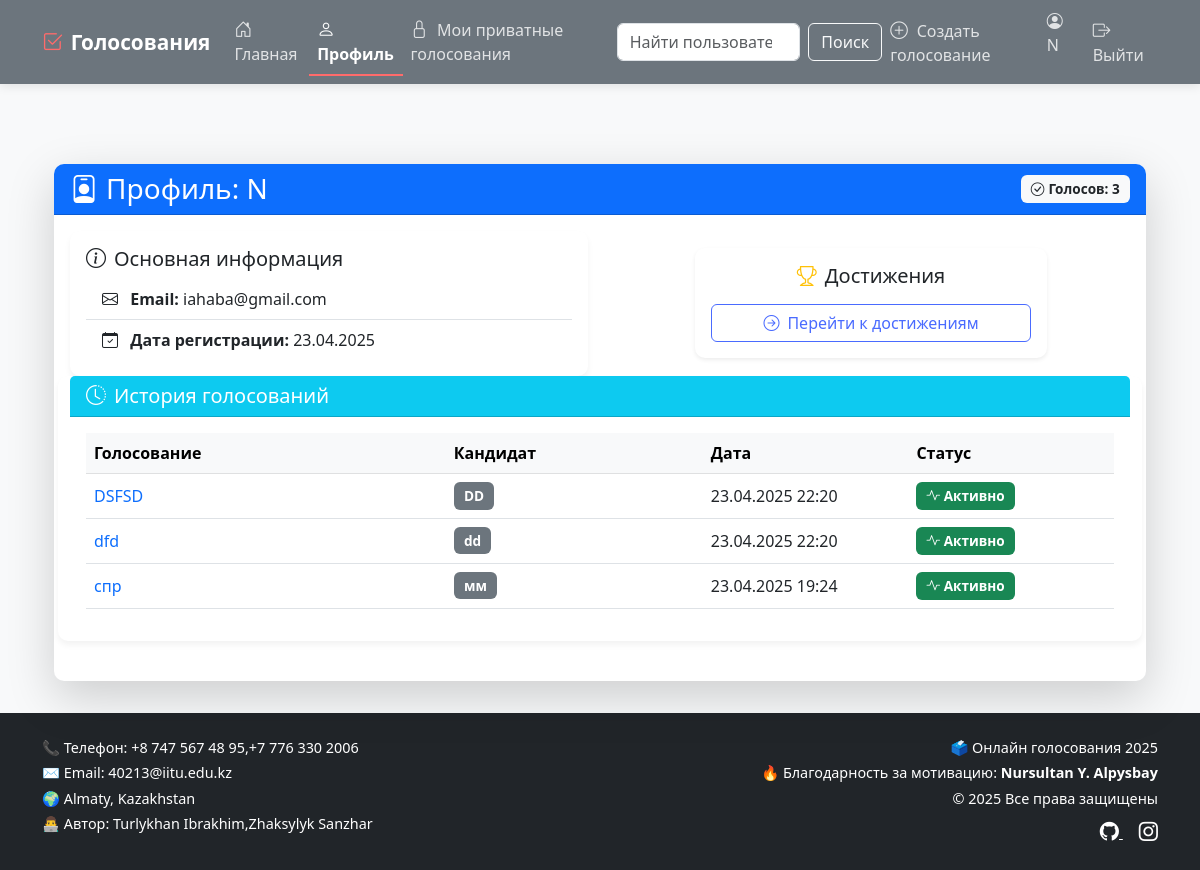
Page /profile/ (signed in) on the committed database.
### polls/models.py (models this page shows, shortened)
class Vote(models.Model):
    user = models.ForeignKey(
        User,
        on_delete=models.CASCADE,
        related_name='votes',
        verbose_name='Пользователь'
    )
    election = models.ForeignKey(
        Election,
        on_delete=models.CASCADE,
        related_name='votes',
        verbose_name='Выборы'
    )
    candidate = models.ForeignKey(
        Candidate,
        on_delete=models.CASCADE,
        related_name='votes',
        verbose_name='Кандидат'
    )
    voted_at = models.DateTimeField(
        auto_now_add=True,
        verbose_name='Время голосования'
    )
    class Meta:
        verbose_name = 'Голос'
        verbose_name_plural = 'Голоса'
        ordering = ['-voted_at']
        constraints = [
            models.UniqueConstraint(
                fields=['user', 'election'],
                name='unique_user_election_vote'
            )
        ]

class Election(models.Model):
    VISIBILITY_CHOICES = [
        ('public', 'Публичное'),
        ('private', 'Приватное'),
    ]
    title = models.CharField(max_length=200, verbose_name="Название голосования")
    description = models.TextField(verbose_name="Описание", blank=True)
    creator = models.ForeignKey(User, on_delete=models.CASCADE, verbose_name="Создатель", null=True, blank=True)
    created_at = models.DateTimeField(auto_now_add=True)
    start_date = models.DateTimeField(verbose_name="Дата начала")
    end_date = models.DateTimeField(verbose_name="Дата окончания")
    is_active = models.BooleanField(default=True, verbose_name="Активно")
    visibility = models.CharField(max_length=10, choices=VISIBILITY_CHOICES, default='public', verbose_name="Видимость")
    is_public = models.BooleanField(default=True)
    invited_users = models.ManyToManyField(User, related_name='invited_elections', blank=True,
                                           verbose_name="Приглашенные пользователи")
    unique_link = models.CharField(max_length=50, unique=True, blank=True, verbose_name="Уникальная ссылка")

class Candidate(models.Model):
    name = models.CharField(
        max_length=100,
        verbose_name='Имя кандидата'
    )
    election = models.ForeignKey(
        Election,
        on_delete=models.CASCADE,
        related_name='candidates',
        verbose_name='Выборы'
    )
    bio = models.TextField(
        verbose_name='Биография',
        blank=True
    )
    photo = models.ImageField(
        upload_to='candidates/',
        null=True,
        blank=True,
        verbose_name='Фотография'
    )
    class Meta:
        verbose_name = 'Кандидат'
        verbose_name_plural = 'Кандидаты'
        ordering = ['name']

### polls/views.py (the view)
# urls.py: path('profile/', login_required(views.profile), name='profile'),
@login_required
def profile(request):
    user_votes = Vote.objects.filter(
        user=request.user
    ).select_related('election', 'candidate').order_by('-voted_at')
    user_votes = user_votes.annotate(
        is_election_active=Case(
            When(
                election__start_date__lte=timezone.now(),
                election__end_date__gte=timezone.now(),
                election__is_active=True,
                then=True
            ),
            default=False,
            output_field=BooleanField()
        )
    )
    all_achievements = Achievement.objects.all()
    user_achievements = {
        ua.achievement.id: ua for ua in UserAchievement.objects.filter(user=request.user)
    }
    achievements_data = []
    for achievement in all_achievements:
        user_ach = user_achievements.get(achievement.id)
        if user_ach:
            if achievement.goal > 0:
                progress = (user_ach.votes_completed / achievement.goal) * 100
                percent = min(100, int(progress))
            else:
                progress = 0
                percent = 0  # Если goal = 0, то прогресс равен 0
            achieved = user_ach.achieved
        else:
            progress = 0
            percent = 0
            achieved = False
        achievements_data.append({
            'name': achievement.name,
            'description': achievement.description,
            'icon': achievement.icon,  # Добавление иконки достижения, если нужно
            'goal': achievement.goal,
            'progress': progress,
            'achieved': achieved,
            'percent': percent
        })
    return render(request, 'polls/profile.html', {
        'user': request.user,
        'user_votes': user_votes,
        'total_votes': user_votes.count(),
        'user_achievements': achievements_data  # Передаем подготовленные данные о достижениях
    })

### polls/templates/polls/profile.html (shortened to what this page needs)
{% extends 'polls/base.html' %}
{% block content %}
<div class="container mt-4">
    <div class="card shadow-lg">
        <div class="card-header bg-primary text-white">
            <div class="d-flex justify-content-between align-items-center">
                <h3 class="mb-0">
                    <i class="bi bi-person-badge me-2"></i>Профиль: {{ user.username }}
                </h3>
                <span class="badge bg-light text-dark">
                    <i class="bi bi-check-circle me-1"></i>Голосов: {{ total_votes }}
                </span>
            </div>
        </div>
        <div class="card-body">
            <div class="row mb-4">
                <div class="col-md-6">
                    <div class="card">
                        <div class="card-body">
                            <h5 class="card-title">
                                <i class="bi bi-info-circle me-2"></i>Основная информация
                            </h5>
                            <ul class="list-group list-group-flush">
                                <li class="list-group-item">
                                    <i class="bi bi-envelope me-2"></i>
                                    <strong>Email:</strong> {{ user.email|default:"не указан" }}
                                </li>
                                <li class="list-group-item">
                                    <i class="bi bi-calendar-check me-2"></i>
                                    <strong>Дата регистрации:</strong> {{ user.date_joined|date:"d.m.Y" }}
                                </li>
                            </ul>
                        </div>
                    </div>
                </div>
                <div class="col-md-6 d-flex align-items-center justify-content-center">
                    <div class="card text-center shadow-sm" style="width: 100%; max-width: 22rem;">
                        <div class="card-body">
                            <h5 class="card-title mb-3">
                                <i class="bi bi-trophy text-warning me-2"></i>Достижения
                            </h5>
                            <a href="{% url 'achievements' %}" class="btn btn-outline-primary w-100">
                                <i class="bi bi-arrow-right-circle me-2"></i>Перейти к достижениям
                            </a>
                        </div>
                    </div>
                </div>
            <div class="card">
                <div class="card-header bg-info text-white">
                    <h5 class="mb-0">
                        <i class="bi bi-clock-history me-2"></i>История голосований
                    </h5>
                </div>
                <div class="card-body">
                    {% if user_votes %}
                        <div class="table-responsive">
                            <table class="table table-hover align-middle">
                                <thead class="table-light">
                                    <tr>
                                        <th style="width: 35%">Голосование</th>
                                        <th style="width: 25%">Кандидат</th>
                                        <th style="width: 20%">Дата</th>
                                        <th style="width: 20%">Статус</th>
                                    </tr>
                                </thead>
                                <tbody>
                                    {% for vote in user_votes %}
                                    <tr>
                                        <td>
                                            <a href="{% url 'results' vote.election.id %}" class="text-decoration-none">
                                                {{ vote.election.title }}
                                            </a>
                                        </td>
                                        <td>
                                            <span class="badge bg-secondary">
                                                {{ vote.candidate.name }}
                                            </span>
                                        </td>
                                        <td>{{ vote.voted_at|date:"d.m.Y H:i" }}</td>
                                        <td>
                                            {% if vote.is_election_active %}
                                                <span class="badge bg-success">
                                                    <i class="bi bi-activity"></i> Активно
                                                </span>
                                            {% else %}
                                                <span class="badge bg-warning text-dark">
                                                    <i class="bi bi-archive"></i> Завершено
                                                </span>
                                            {% endif %}
                                        </td>
                                    </tr>
                                    {% endfor %}
                                </tbody>
                            </table>
                        </div>
                    {% else %}
                        <div class="alert alert-info mb-0">
                            <i class="bi bi-info-circle-fill me-2"></i>
                            Система не обнаружила ваших голосов. Если вы только что голосовали,
                            попробуйте <a href="{% url 'home' %}" class="alert-link">обновить страницу</a>.
                        </div>
                    {% endif %}
                </div>
            </div>
        </div>
    </div>
</div>
{% endblock %}

### polls/templates/polls/base.html (shortened to what this page needs)
<!DOCTYPE html>
<html lang="ru">
<head>
    <link href="https://cdn.jsdelivr.net/npm/bootstrap@5.3.0/dist/css/bootstrap.min.css" rel="stylesheet">
    <link rel="stylesheet" href="https://cdn.jsdelivr.net/npm/bootstrap-icons@1.11.1/font/bootstrap-icons.css">
</head>
<body>
    <nav class="navbar navbar-expand-lg navbar-dark mb-4">
        <div class="container">
            <a class="navbar-brand" href="{% url 'home' %}">
                <i class="bi bi-check2-square me-2"></i>Голосования
            </a>
            <div class="collapse navbar-collapse" id="navbarNav">
                <ul class="navbar-nav me-auto">
                    <li class="nav-item">
                        <a class="nav-link {% if request.resolver_match.url_name == 'home' %}active{% endif %}"
                           href="{% url 'home' %}">
                            <i class="bi bi-house-door"></i> Главная
                        </a>
                    </li>
                    {% if user.is_authenticated %}
                    <li class="nav-item">
                        <a class="nav-link {% if request.resolver_match.url_name == 'profile' %}active{% endif %}"
                           href="{% url 'profile' %}">
                            <i class="bi bi-person"></i> Профиль
                        </a>
                    </li>
                    {% endif %}
                    <li class="nav-item">
                         <a class="nav-link {% if request.resolver_match.url_name == 'my_private_elections' %}active{% endif %}"
                            href="{% url 'my_private_elections' %}">
                             <i class="bi bi-lock"></i> Мои приватные голосования
                         </a>
                    </li>
                </ul>
                 <form class="d-flex" role="search" action="{% url 'user_search' %}" method="get">
                     <input class="form-control me-2" type="search" name="q" placeholder="Найти пользователя">
                     <button class="btn btn-outline-light" type="submit">Поиск</button>
                 </form>
                <ul class="navbar-nav">
                    {% if user.is_authenticated %}
                        {% if user.is_authenticated %}
                        <li class="nav-item">
                            <a class="nav-link {% if request.resolver_match.url_name == 'create_election' %}active{% endif %}"
                               href="{% url 'create_election' %}">
                                <i class="bi bi-plus-circle"></i> Создать голосование
                            </a>
                        </li>
                        {% endif %}
                        <li class="nav-item">
                            <span class="navbar-text me-3">
                                <i class="bi bi-person-circle"></i> {{ user.username }}
                            </span>
                        </li>
                        <li class="nav-item">
                            <a class="nav-link" href="{% url 'logout' %}">
                                <i class="bi bi-box-arrow-right"></i> Выйти
                            </a>
                        </li>
                    {% endif %}
                </ul>
            </div>
        </div>
    </nav>
    <main class="content">
        <div class="container">
            {% block content %}{% endblock %}
        </div>
    </main>
   <footer class="bg-dark text-white py-4 mt-auto">
    <div class="container">
        <div class="row">
            <div class="col-md-6 text-start">
                <p class="mb-1">📞 Телефон: +8 747 567 48 95,+7 776 330 2006 </p>
                <p class="mb-1">✉️ Email: 40213@iitu.edu.kz </p>
                <p class="mb-1">🌍 Almaty, Kazakhstan</p>
                <p class="mb-0">👨‍💻 Автор: Turlykhan Ibrakhim,Zhaksylyk Sanzhar</p>
            </div>
            <div class="col-md-6 text-md-end text-start mt-3 mt-md-0">
                <p class="mb-1">🗳️ Онлайн голосования 2025</p>
                <p class="mb-1">🔥 Благодарность за мотивацию: <strong>Nursultan Y. Alpysbay</strong></p>
                <p class="mb-2">&copy; {% now "Y" %} Все права защищены</p>
                <div>
                    <a href="https://github.com/Ibrakhim-Tur" class="text-white me-3" target="_blank">
                        <i class="bi bi-github" style="font-size: 1.2rem;"></i>
                    </a>
                    <a href="https://www.instagram.com/ibrahimturlihan/" class="text-white" target="_blank">
                        <i class="bi bi-instagram" style="font-size: 1.2rem;"></i>
                    </a>
                </div>
            </div>
        </div>
    </div>
</footer>
</body>
</html>

### polls/templates/polls/base.html (style rules this page uses)
:root { --primary-color: #4a6bff; --secondary-color: #6c757d; --dark-color: #2c3e50; --light-color: #f8f9fa; --accent-color: #ff6b6b; }
body { background-color: var(--light-color); display: flex; flex-direction: column; min-height: 100vh; font-family: 'Segoe UI', Tahoma, Geneva, Verdana, sans-serif; }
.navbar { background-color: var(--secondary-color) !important; box-shadow: 0 2px 10px rgba(0,0,0,0.1); }
.navbar-brand { font-weight: 600; font-size: 1.3rem; color: white !important; }
.navbar-brand i { color: var(--accent-color); }
.nav-link { color: rgba(255,255,255,0.8) !important; font-size: 1rem; padding: 0.5rem 1rem; transition: all 0.3s ease; }
.nav-link i { margin-right: 0.3rem; font-size: 1.1rem; }
.nav-link.active { color: white !important; font-weight: 600; border-bottom: 2px solid var(--accent-color); }
.navbar-text { color: rgba(255,255,255,0.8) !important; }
.content { flex: 1; padding: 2rem 0; }
.card { transition: all 0.3s ease; border: none; border-radius: 10px; overflow: hidden; box-shadow: 0 4px 6px rgba(0,0,0,0.05); }
footer { background-color: var(--secondary-colorx) !important; color: white; padding: 1.5rem 0; font-size: 0.9rem; }
.btn-outline-primary { color: var(--primary-color); border-color: var(--primary-color); }

### polls/templates/polls/profile.html (style rules this page uses)
.card { border-radius: 10px; overflow: hidden; }
.table th { font-weight: 600; background-color: #f8f9fa; }
.badge { font-size: 0.85em; padding: 0.5em 0.75em; }

### rows in the picture
Vote: election "DSFSD", candidate.name "DD", voted_at "23.04.2025 22:20", shows "Активно"
Vote: election "dfd", candidate.name "dd", voted_at "23.04.2025 22:20", shows "Активно"
Vote: election "спр", candidate.name "мм", voted_at "23.04.2025 19:24", shows "Активно"

### other values in the picture
{{ user.username }} "N"
{{ total_votes }} "3"
{{ user.email|default:"не указан" }} "iahaba@gmail.com"
{{ user.date_joined|date:"d.m.Y" }} "23.04.2025"
